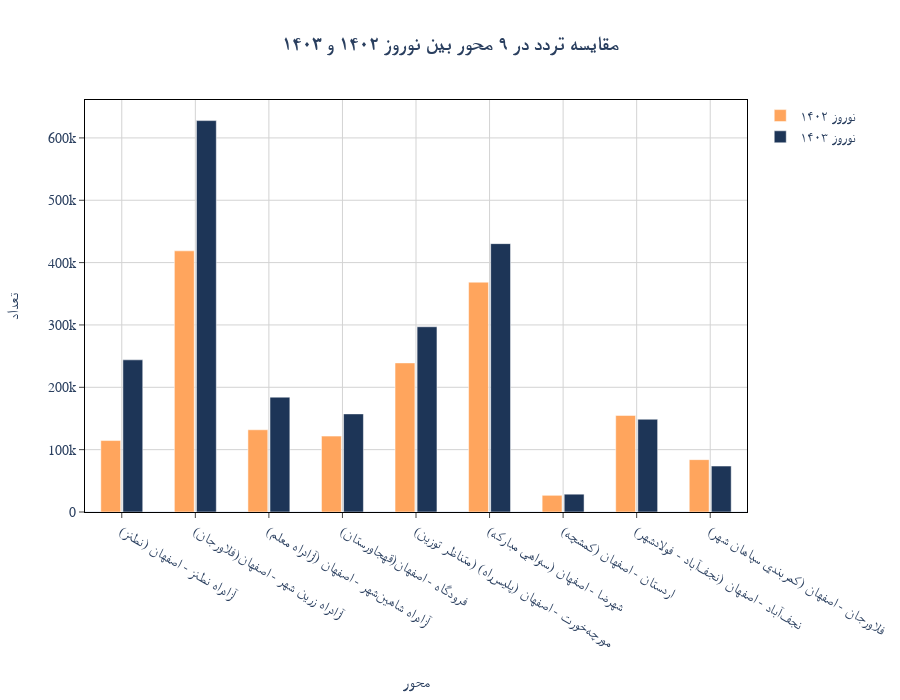

Notebook code cell kept with this figure:
### Code cell
import plotly.graph_objects as go
import pandas as pd

# آمادهسازی دیتافریم
df_bar = df_merged[['name_x', 'est_sum_total_est_x', 'est_sum_total_est_y']].copy()
df_bar.columns = ['محور', 'نوروز ۱۴۰۲', 'نوروز ۱۴۰۳']

# reshape کردن به فرمت long
df_long = df_bar.melt(id_vars='محور', var_name='سال', value_name='تعداد')

# رسم نمودار
fig = go.Figure()

fig.add_trace(go.Bar(
    x=df_long[df_long['سال'] == 'نوروز ۱۴۰۲']['محور'],
    y=df_long[df_long['سال'] == 'نوروز ۱۴۰۲']['تعداد'],
    name='نوروز ۱۴۰۲',
    marker_color='#FFA55D'
))

fig.add_trace(go.Bar(
    x=df_long[df_long['سال'] == 'نوروز ۱۴۰۳']['محور'],
    y=df_long[df_long['سال'] == 'نوروز ۱۴۰۳']['تعداد'],
    name='نوروز ۱۴۰۳',
    marker_color='#1d3557'
))

# تنظیمات ظاهری
fig.update_layout(
    xaxis=dict(
        title='محور',
        title_font=dict(size=16),
        tickfont=dict(size=14),
        tickangle=30,
        title_standoff=25,
        mirror=True,
        ticks='outside',
        showline=True,
        linecolor='black',
        gridcolor='lightgray',
        type='category',
    ),
    yaxis=dict(
        title='تعداد',
        title_font=dict(size=16),
        tickfont=dict(size=14),
        title_standoff=25,
        mirror=True,
        ticks='outside',
        showline=True,
        linecolor='black',
        gridcolor='lightgray',
    ),
    font=dict(
        family='Yas',
        size=14,
    ),
    title='<b>مقایسه تردد در ۹ محور بین نوروز ۱۴۰۲ و ۱۴۰۳</b>',
    title_x=0.5,
    barmode='group',
    template='plotly_white',
    bargap=0.4,
    bargroupgap=0.1,
    height=700,
    legend_title_text='',
    hovermode='x unified'
)

fig.show()

### Figure 1 — Plotly figure (JSON) as saved in the notebook; plotly's stock layout.template omitted (floating-point values rounded to 4 significant figures)
{"data": [{"marker": {"color": "#FFA55D"}, "name": "نوروز ۱۴۰۲", "type": "bar", "x": ["آزادراه نطنز - اصفهان (نطنز)", "آزادراه زرين شهر - اصفهان(فلاورجان)", "آزادراه شاهينشهر - اصفهان (آزادراه معلم)", "فرودگاه - اصفهان(قهجاورستان)", "مورچهخورت - اصفهان (پليسراه) (متناظر توزين)", "شهرضا - اصفهان (سهراهي مبارکه)", "اردستان - اصفهان (کمشچه)", "نجفآباد - اصفهان (نجفآباد - فولادشهر)", "فلاورجان - اصفهان (کمربندي سپاهان شهر)"], "y": [114600.0, 418800.0, 131900.0, 121700.0, 239100.0, 368600.0, 26770.0, 154900.0, 83980.0]}, {"marker": {"color": "#1d3557"}, "name": "نوروز ۱۴۰۳", "type": "bar", "x": ["آزادراه نطنز - اصفهان (نطنز)", "آزادراه زرين شهر - اصفهان(فلاورجان)", "آزادراه شاهينشهر - اصفهان (آزادراه معلم)", "فرودگاه - اصفهان(قهجاورستان)", "مورچهخورت - اصفهان (پليسراه) (متناظر توزين)", "شهرضا - اصفهان (سهراهي مبارکه)", "اردستان - اصفهان (کمشچه)", "نجفآباد - اصفهان (نجفآباد - فولادشهر)", "فلاورجان - اصفهان (کمربندي سپاهان شهر)"], "y": [244100.0, 627800.0, 184200.0, 157400.0, 297100.0, 430400.0, 28560.0, 148700.0, 73700.0]}], "layout": {"bargap": 0.4, "bargroupgap": 0.1, "barmode": "group", "font": {"family": "Yas", "size": 14}, "height": 700, "hovermode": "x unified", "legend": {"title": {"text": ""}}, "title": {"text": "<b>مقایسه تردد در ۹ محور بین نوروز ۱۴۰۲ و ۱۴۰۳</b>", "x": 0.5}, "xaxis": {"gridcolor": "lightgray", "linecolor": "black", "mirror": true, "showline": true, "tickangle": 30, "tickfont": {"size": 14}, "ticks": "outside", "title": {"font": {"size": 16}, "standoff": 25, "text": "محور"}, "type": "category"}, "yaxis": {"gridcolor": "lightgray", "linecolor": "black", "mirror": true, "showline": true, "tickfont": {"size": 14}, "ticks": "outside", "title": {"font": {"size": 16}, "standoff": 25, "text": "تعداد"}}}}
